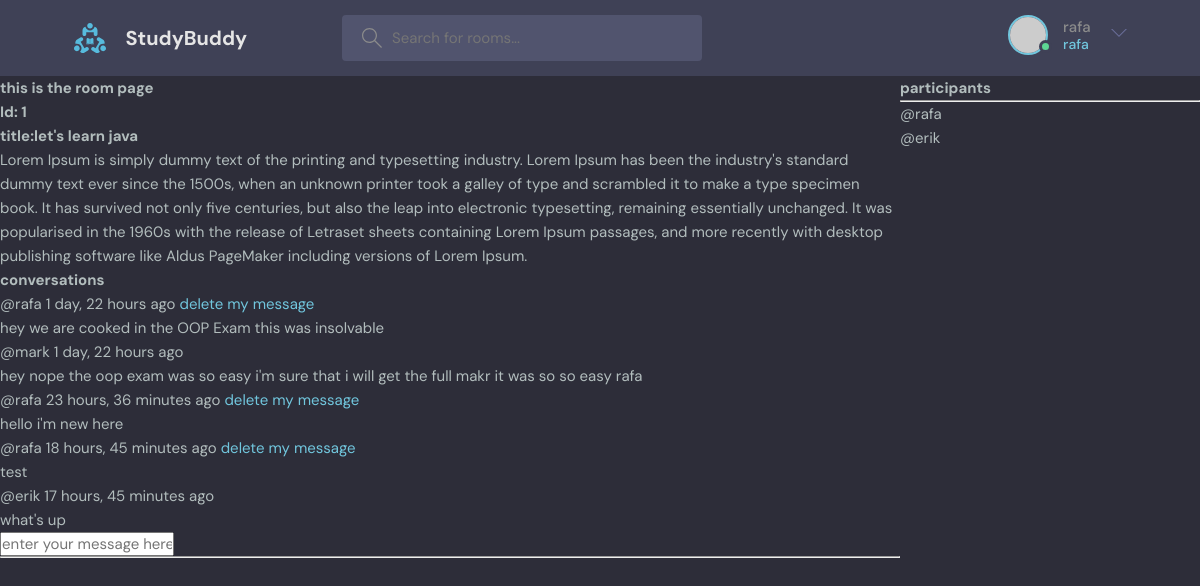
Screenshot of /room/1/ (signed in) with the database file from the repository.
### base/models.py (models this page shows, shortened)
class Room(models.Model):
    host=models.ForeignKey(User,on_delete=models.SET_NULL,null=True)
    name=models.CharField(max_length=200)
    topic=models.ForeignKey(Topic,on_delete=models.SET_NULL,null=True)
    participants=models.ManyToManyField(User,related_name='participants',blank=True)
    description=models.TextField(null=True,blank=True)
    updated=models.DateTimeField(auto_now=True)
    created=models.DateTimeField(auto_now_add=True)
    class Meta:
        ordering=['-updated','-created']

class Message(models.Model):
    room=models.ForeignKey(Room,on_delete=models.CASCADE)
    body=models.TextField()
    user=models.ForeignKey(User,on_delete=models.CASCADE)
    updated=models.DateTimeField(auto_now=True)
    created=models.DateTimeField(auto_now_add=True)

### base/views.py (the view, shortened to what this page needs)
# urls.py: path('room/<str:pk>/',views.room,name='room'),
def room(request, pk):
    room = Room.objects.get(id=pk)
    room_messages = room.message_set.all().order_by('created')
    participants = room.participants.all()
    context = {
        'room': room,
        'room_messages': room_messages,
        'participants': participants
    }
    return render(request, 'base/room.html', context)

### base/templates/base/room.html (shortened to what this page needs)
{% extends "main.html" %}
    {%block content %}
    <div class="room-container">
        <div>
            <h1>this is the room page </h1>
            <h2>Id: {{room.id}}</h2>
   <h2>title:{{room.name}}</h2>
                <p>{{room.description}}</p>
                <div class="comment-wrapper">
        <h3>conversations</h3>
        {%for message in room_messages%}
        <div>
            <small>@{{message.user}}  {{message.created|timesince}} ago
                 {% if request.user == message.user  %}<a href="{% url 'deleteMessage' message.id %}">delete my message</a> {% endif %}</small>
            <p>{{message.body}}</p>
        </div>
        {% endfor %}
        {% if request.user.is_authenticated %}
        <div class="comment-form">
            <form method="POST" action="">
                <input type="text" placeholder="enter your message here....." name="body">
            </form>
        </div>{% endif %}
        <hr>
    </div>
</div>
<div>
    <h3>participants</h3>
    <hr>
    {% for participant in participants  %}
     <div>
        <p>
            @{{participant.username}}
        </p>
     </div>
    {% endfor %}
</div>
</div>
{% endblock %}

### templates/navbar.html (shortened to what this page needs)
{% load static %}
<header class="header header--loggedIn">
      <div class="container">
        <a href="{%url 'home'%}" class="header__logo">
          <img src="{%static 'images/logo.svg'%}" />
          <h1>StudyBuddy</h1>
        </a>
        <form class="header__search" method="GET" action="{% url 'home'%}">
          <label>
            <input placeholder="Search for rooms..." name="q" />
          </label>
        </form>
        <nav class="header__menu">
    {% if request.user.is_authenticated %}
          <div class="header__user">
            <a href="profile.html">
              <div class="avatar avatar--medium active">
                <img src="https://randomuser.me/api/portraits/men/37.jpg" />
              </div>
              <p>{{request.user.username}} <span>{{request.user.username}}</span></p>
            </a>
            <button class="dropdown-button">
              <svg version="1.1" xmlns="http://www.w3.org/2000/svg" width="32" height="32" viewBox="0 0 32 32">
                <title>chevron-down</title>
                <path d="M16 21l-13-13h-3l16 16 16-16h-3l-13 13z"></path>
              </svg>
            </button>
          </div>
          {% else %}
          <a href="{%url 'login'%}">
           <img src="{%static 'images/avatar.svg'%}" alt="image">
           <p>Login</p></a>
          {% endif %}
        </nav>
    </div>
</header>

### static/styles/style.css (style rules this page uses)
:root { --color-main: #71c6dd; --color-main-light: #e1f6fb; --color-dark: #3f4156; --color-dark-medium: #51546e; --color-dark-light: #696d97; --color-light: #e5e5e5; --color-gray: #8b8b8b; --color-light-gray: #b2bdbd; --color-bg: #2d2d39; --color-success: #5dd693; --color-error: #fc4b0b; }
* { font-family: "DM Sans", -apple-system, BlinkMacSystemFont, "Segoe UI", Roboto, Oxygen, Ubuntu, Cantarell, "Open Sans", "Helvetica Neue", sans-serif; margin: 0; padding: 0; box-sizing: border-box; text-rendering: optimizeLegibility; font-size: inherit; }
html { font-size: 56.25%; }
@media only screen and (min-width: 1200px) { html { font-size: 62.5%; } }
body { line-height: 1.6; font-weight: 400; font-size: 1.5rem; color: var(--color-light-gray); background-color: var(--color-bg); min-height: 100vh; }
img { width: 100%; }
a { display: inline-block; color: var(--color-main); text-decoration: none; }
.container { max-width: 120rem; width: 90%; margin: auto; }
.avatar { position: relative; display: inline-block; border-radius: 50%; border: 2px solid var(--color-main); }
.avatar img { display: block; border-radius: 50%; object-fit: cover; object-position: center; }
.avatar::after { content: ""; display: block; position: absolute; background-color: var(--color-gray); z-index: 111; border-radius: 50%; border: 0.3rem solid var(--color-dark); }
.avatar.active::after { background-color: var(--color-success); }
.avatar.avatar--medium img { width: 3.6rem; height: 3.6rem; border-radius: 50%; }
.avatar.avatar--medium:after { width: 0.7rem; height: 0.7rem; bottom: 0px; right: -6px; }
.header { padding: 1.5rem; background-color: var(--color-dark); }
.header > .container { display: flex; gap: 9.5rem; }
.header__logo, .header__user { display: flex; gap: 2rem; align-items: center; }
.header__logo > img { height: 3.2rem; width: 3.2rem; }
.header__logo > h1 { font-weight: 700; font-size: 2rem; color: var(--color-light); }
.header__search > label { background-color: var(--color-dark-medium); padding: 1.3rem 1rem; display: flex; align-items: center; gap: 1rem; border-radius: 4px; }
.header__search svg { fill: var(--color-gray); width: 2rem; height: 2rem; margin-left: 1rem; }
.header__search input { width: 30rem; background: transparent; border: none; outline: none; color: var(--color-light); }
.header__menu { margin-left: auto; position: relative; }
.header__menu a { display: flex; gap: 1.5rem; align-items: center; font-weight: 500; text-decoration: none; color: var(--color-gray); }
.header__menu img { height: 3.6rem; }
.header__menu p { line-height: 1.2; }
.header__menu span { color: var(--color-main); font-weight: 500; font-size: 1.4rem; display: block; }
.header__menu svg { width: 1.6rem; height: 1.6rem; fill: var(--color-dark-light); }
.dropdown-button { background: transparent; border: 0; outline: 0; cursor: pointer; }

### base/templates/base/room.html (style rules this page uses)
.room-container { display: grid; grid-template-columns:3fr 1fr; }

### rows the page displays
Room: id "1", name "let's learn java", description "Lorem Ipsum is simply dummy text of the printing and typesetting industry. Lorem Ipsum has been the industry's standard dummy text ever since the 1500s, when an unknown printer took a galley of type and scrambled it to make a type specimen book. It has survived not only five centuries, but also the leap into electronic typesetting, remaining essentially unchanged. It was popularised in the 1960s with the release of Letraset sheets containing Lorem Ipsum passages, and more recently with desktop publishing software like Aldus PageMaker including versions of Lorem Ipsum."
Message: user "rafa", created "1 day, 22 hours", shows "delete my message", body "hey we are cooked in the OOP Exam this was insolvable"
Message: user "mark", created "1 day, 22 hours", body "hey nope the oop exam was so easy i'm sure that i will get the full makr it was so so easy rafa"
Message: user "rafa", created "23 hours, 36 minutes", shows "delete my message", body "hello i'm new here"
Message: user "rafa", created "18 hours, 45 minutes", shows "delete my message", body "test"
Message: user "erik", created "17 hours, 45 minutes", body "what's up"

### other values shown
{{ request.user.username }} "rafa"
{{ participant.username }} "rafa"
{{ participant.username }} "erik"
